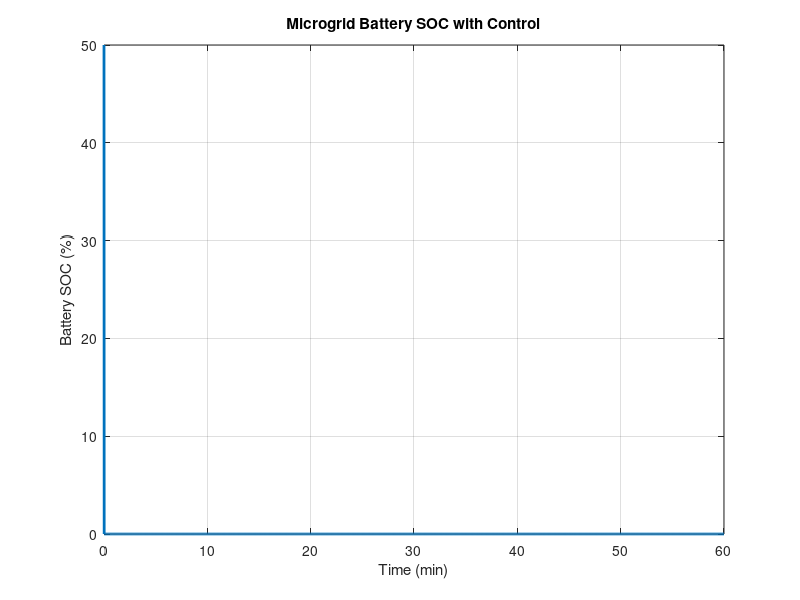
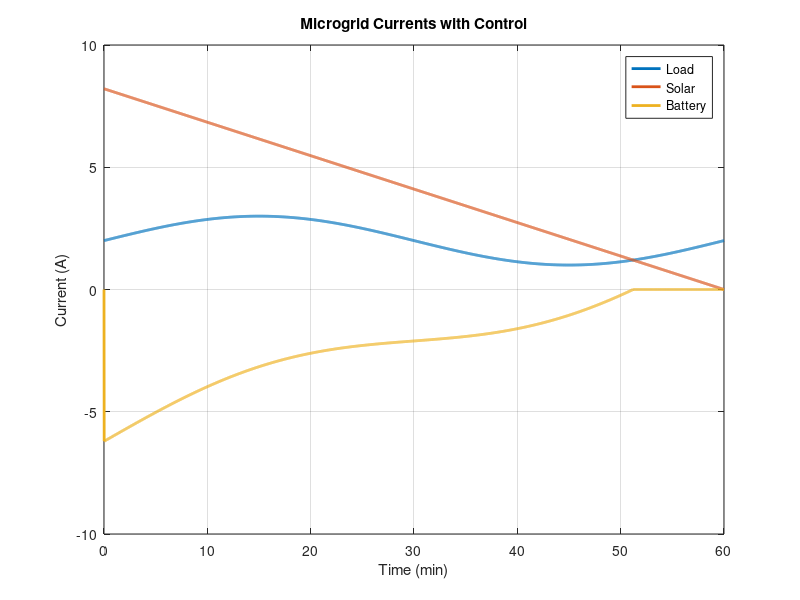

Here is the MATLAB script that generated these plots, in order:
%% Parameters
Voc = 37;       % Solar panel open-circuit voltage
Isc = 8.21;     % Solar panel short-circuit current
Capacity = 5;   % Battery capacity (Ah)
SOC = 50;       % Initial SOC (%)
V_nom = 12;     
dt = 1;         % Time step (s)
time = 0:dt:3600; % 1 hour

%% Load profile
Load_current = 2 + sin(time/3600*2*pi);

%% Initialize variables
SOC_array = zeros(size(time));
SOC_array(1) = SOC;
Solar_current = Isc * (1 - (0:dt:3600)/3600); % simplified
Battery_current = zeros(size(time));

%% Control parameters
SOC_upper = 90;  % Upper SOC limit (%)
SOC_lower = 20;  % Lower SOC limit (%)

%% Simulation loop with control
for t = 2:length(time)
    Net_current = Solar_current(t) - Load_current(t);
    
    % Simple control: battery charges only if SOC < SOC_upper
    if Net_current > 0 && SOC_array(t-1) < SOC_upper
        Battery_current(t) = -Net_current; % charge battery
    elseif Net_current < 0 && SOC_array(t-1) > SOC_lower
        Battery_current(t) = -Net_current; % discharge battery
    else
        Battery_current(t) = 0; % stop charging/discharging
    end
    
    SOC_array(t) = SOC_array(t-1) + (Battery_current(t)*dt/Capacity)*100;
    SOC_array(t) = max(0, min(100, SOC_array(t)));
end

%% Plot SOC
figure;
plot(time/60, SOC_array, 'LineWidth', 2);
xlabel('Time (min)');
ylabel('Battery SOC (%)');
title('Microgrid Battery SOC with Control');
grid on;

%% Plot currents
figure;
plot(time/60, Load_current, 'LineWidth', 2);
hold on;
plot(time/60, Solar_current, 'LineWidth', 2);
plot(time/60, Battery_current, 'LineWidth', 2);
xlabel('Time (min)');
ylabel('Current (A)');
title('Microgrid Currents with Control');
legend('Load','Solar','Battery');
grid on;
